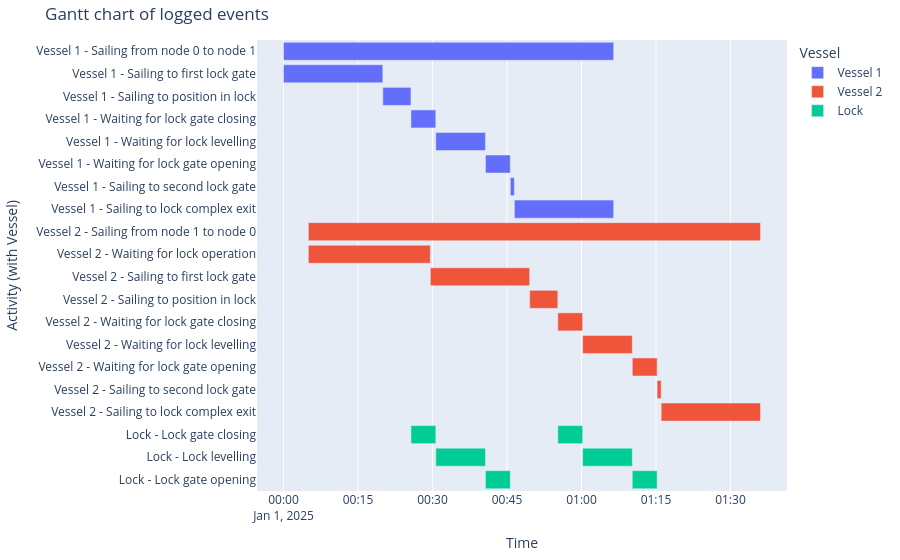

The code cell stored with this chart in its notebook:
### Markdown cell above
##### Time-distance diagram
We confirm the vessel-infrastructure behaviour.

### Code cell
# eventtable for only vessels,
df_eventtable = opentnsim.core.logutils.logbook2eventtable([vessel_1, vessel_2, lock_chamber])
generate_vessel_gantt_chart(df_eventtable)

### Figure 1 — Plotly figure (JSON) as saved in the notebook; plotly's stock layout.template omitted (floating-point values rounded to 4 significant figures)
{"data": [{"base": ["2025-01-01T00:00:00.000000000", "2025-01-01T00:00:00.000000000", "2025-01-01T00:20:00.000000000", "2025-01-01T00:25:40.000000000", "2025-01-01T00:30:40.000000000", "2025-01-01T00:40:40.000000000", "2025-01-01T00:45:40.000000000", "2025-01-01T00:46:29.000000000"], "hovertemplate": "object name=Vessel 1<br>start time=%{base}<br>stop time=%{x}<br>activity label=%{y}<extra></extra>", "legendgroup": "Vessel 1", "marker": {"color": "#636efa", "pattern": {"shape": ""}}, "name": "Vessel 1", "orientation": "h", "showlegend": true, "textposition": "auto", "type": "bar", "x": [3989000, 1200000, 340000, 300000, 600000, 300000, 49000, 1200000], "xaxis": "x", "y": ["Vessel 1 - Sailing from node 0 to node 1", "Vessel 1 - Sailing to first lock gate", "Vessel 1 - Sailing to position in lock", "Vessel 1 - Waiting for lock gate closing", "Vessel 1 - Waiting for lock levelling", "Vessel 1 - Waiting for lock gate opening", "Vessel 1 - Sailing to second lock gate", "Vessel 1 - Sailing to lock complex exit"], "yaxis": "y"}, {"base": ["2025-01-01T00:05:00.000000000", "2025-01-01T00:05:00.000000000", "2025-01-01T00:29:34.000000000", "2025-01-01T00:49:34.000000000", "2025-01-01T00:55:14.000000000", "2025-01-01T01:00:14.000000000", "2025-01-01T01:10:14.000000000", "2025-01-01T01:15:14.000000000", "2025-01-01T01:16:03.000000000"], "hovertemplate": "object name=Vessel 2<br>start time=%{base}<br>stop time=%{x}<br>activity label=%{y}<extra></extra>", "legendgroup": "Vessel 2", "marker": {"color": "#EF553B", "pattern": {"shape": ""}}, "name": "Vessel 2", "orientation": "h", "showlegend": true, "textposition": "auto", "type": "bar", "x": [5463000, 1474000, 1200000, 340000, 300000, 600000, 300000, 49000, 1200000], "xaxis": "x", "y": ["Vessel 2 - Sailing from node 1 to node 0", "Vessel 2 - Waiting for lock operation", "Vessel 2 - Sailing to first lock gate", "Vessel 2 - Sailing to position in lock", "Vessel 2 - Waiting for lock gate closing", "Vessel 2 - Waiting for lock levelling", "Vessel 2 - Waiting for lock gate opening", "Vessel 2 - Sailing to second lock gate", "Vessel 2 - Sailing to lock complex exit"], "yaxis": "y"}, {"base": ["2025-01-01T00:25:40.000000000", "2025-01-01T00:30:40.000000000", "2025-01-01T00:40:40.000000000", "2025-01-01T00:55:14.000000000", "2025-01-01T01:00:14.000000000", "2025-01-01T01:10:14.000000000"], "hovertemplate": "object name=Lock<br>start time=%{base}<br>stop time=%{x}<br>activity label=%{y}<extra></extra>", "legendgroup": "Lock", "marker": {"color": "#00cc96", "pattern": {"shape": ""}}, "name": "Lock", "orientation": "h", "showlegend": true, "textposition": "auto", "type": "bar", "x": [300000, 600000, 300000, 300000, 600000, 300000], "xaxis": "x", "y": ["Lock - Lock gate closing", "Lock - Lock levelling", "Lock - Lock gate opening", "Lock - Lock gate closing", "Lock - Lock levelling", "Lock - Lock gate opening"], "yaxis": "y"}], "layout": {"barmode": "overlay", "legend": {"title": {"text": "Vessel"}, "tracegroupgap": 0}, "margin": {"b": 20, "l": 20, "r": 20, "t": 40}, "title": {"text": "Gantt chart of logged events"}, "xaxis": {"anchor": "y", "domain": [0, 1], "title": {"text": "Time"}, "type": "date"}, "yaxis": {"anchor": "x", "autorange": "reversed", "domain": [0, 1], "title": {"text": "Activity (with Vessel)"}}}}
